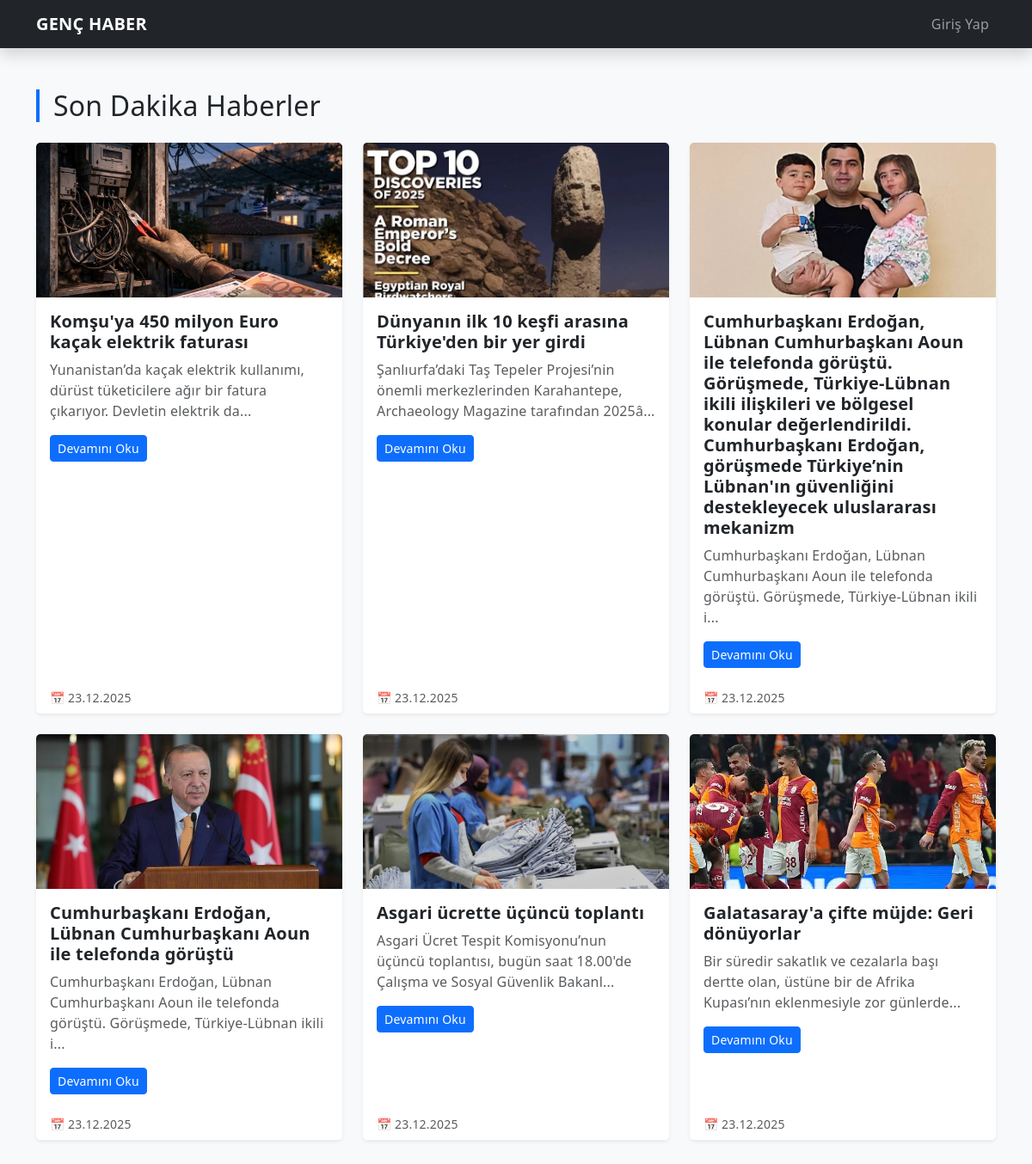
The page / on the database its author committed.
### tables this page shows
CREATE TABLE IF NOT EXISTS `haberler` (
  `id` int NOT NULL AUTO_INCREMENT,
  `baslik` varchar(255) DEFAULT NULL,
  `icerik` text,
  `resim` varchar(255) DEFAULT NULL,
  `tarih` timestamp NULL DEFAULT CURRENT_TIMESTAMP,
  PRIMARY KEY (`id`)
);

### index.php (the view, shortened to what this page needs)
<?php
include 'baglan.php';
?>
<!DOCTYPE html>
<html lang="tr">
<head>
    <link href="https://cdn.jsdelivr.net/npm/bootstrap@5.3.0/dist/css/bootstrap.min.css" rel="stylesheet">
    <link rel="stylesheet" href="stil.css">
</head>
<body class="bg-light">
<nav class="navbar navbar-expand-lg navbar-dark bg-dark shadow">
  <div class="container">
    <a class="navbar-brand fw-bold" href="index.php">GENÇ HABER</a>
    <div class="navbar-nav ms-auto text-white">
      <?php if(isset($_SESSION['kadi'])): ?>
          <span class="nav-link">Hoş geldin, <b><?php echo $_SESSION['kadi']; ?></b></span>
          <?php if($_SESSION['rol'] == 'admin'): ?>
              <a class="nav-link btn btn-warning text-dark mx-2" href="admin.php">Yönetici Paneli</a>
          <?php endif; ?>
          <a class="nav-link btn btn-danger text-white" href="cikis.php">Çıkış Yap</a>
      <?php else: ?>
          <a class="nav-link" href="login.php">Giriş Yap</a>
      <?php endif; ?>
    </div>
  </div>
</nav>
<div class="container my-5">
    <h2 class="mb-4 border-start border-primary border-4 ps-3">Son Dakika Haberler</h2>
    <div class="row g-4">
        <?php
        $sorgu = mysqli_query($baglan, "SELECT * FROM haberler ORDER BY id DESC");
        while ($satir = mysqli_fetch_assoc($sorgu)) {
            ?>
            <div class="col-md-4">
                <div class="card h-100 shadow-sm border-0">
                    <?php if (!empty($satir['resim'])): ?>
                         <img src="img/<?php echo $satir['resim']; ?>" class="card-img-top" alt="Haber Resmi">
                    <?php else: ?>
                        <img src="https://via.placeholder.com/400x180?text=Resim+Yok" class="card-img-top" alt="Resim Yok">
                    <?php endif; ?>
                    <div class="card-body">
                        <h5 class="card-title fw-bold"><?php echo $satir['baslik']; ?></h5>
                        <p class="card-text text-muted">
                            <?php echo substr($satir['icerik'], 0, 120); ?>...
                         </p>
                        <a href="haber_detay.php?id=<?php echo $satir['id']; ?>" class="btn btn-sm btn-primary">Devamını Oku</a>
                    </div>
                    <div class="card-footer bg-white border-0 text-muted small">
                        📅 <?php echo date("d.m.Y", strtotime($satir['tarih'])); ?>
                    </div>
                </div>
            </div>
            <?php
        }
        ?>
    </div>
</div>
</body>
</html>

### stil.css (style rules this page uses)
.card { transition: transform 0.2s ease-in-out; }
body { letter-spacing: 0.2px; }
.card-img-top { width: 100%; height: 180px; object-fit: cover; }

### rows shown on the page
haberler: resim (picture), baslik "Komşu'ya 450 milyon Euro kaçak elektrik faturası", icerik "Yunanistan’da kaçak elektrik kullanımı, dürüst tüketicilere ağır bir fatura çıkarıyor. Devletin elektrik da", tarih "23.12.2025"
haberler: resim (picture), baslik "Dünyanın ilk 10 keşfi arasına Türkiye'den bir yer girdi", icerik "Şanlıurfa’daki Taş Tepeler Projesi’nin önemli merkezlerinden Karahantepe, Archaeology Magazine tarafından 2025â", tarih "23.12.2025"
haberler: resim (picture), baslik "Cumhurbaşkanı Erdoğan, Lübnan Cumhurbaşkanı Aoun ile telefonda görüştü. Görüşmede, Türkiye-Lübnan ikili ilişkileri ve bölgesel konular değerlendirildi. Cumhurbaşkanı Erdoğan, görüşmede Türkiye’nin Lübnan'ın güvenliğini destekleyecek uluslararası mekanizm", icerik "Cumhurbaşkanı Erdoğan, Lübnan Cumhurbaşkanı Aoun ile telefonda görüştü. Görüşmede, Türkiye-Lübnan ikili i", tarih "23.12.2025"
haberler: resim (picture), baslik "Cumhurbaşkanı Erdoğan, Lübnan Cumhurbaşkanı Aoun ile telefonda görüştü", icerik "Cumhurbaşkanı Erdoğan, Lübnan Cumhurbaşkanı Aoun ile telefonda görüştü. Görüşmede, Türkiye-Lübnan ikili i", tarih "23.12.2025"
haberler: resim (picture), baslik "Asgari ücrette üçüncü toplantı", icerik "Asgari Ücret Tespit Komisyonu’nun üçüncü toplantısı, bugün saat 18.00'de Çalışma ve Sosyal Güvenlik Bakanl", tarih "23.12.2025"
haberler: resim (picture), baslik "Galatasaray'a çifte müjde: Geri dönüyorlar", icerik "Bir süredir sakatlık ve cezalarla başı dertte olan, üstüne bir de Afrika Kupası’nın eklenmesiyle zor günlerde", tarih "23.12.2025"
